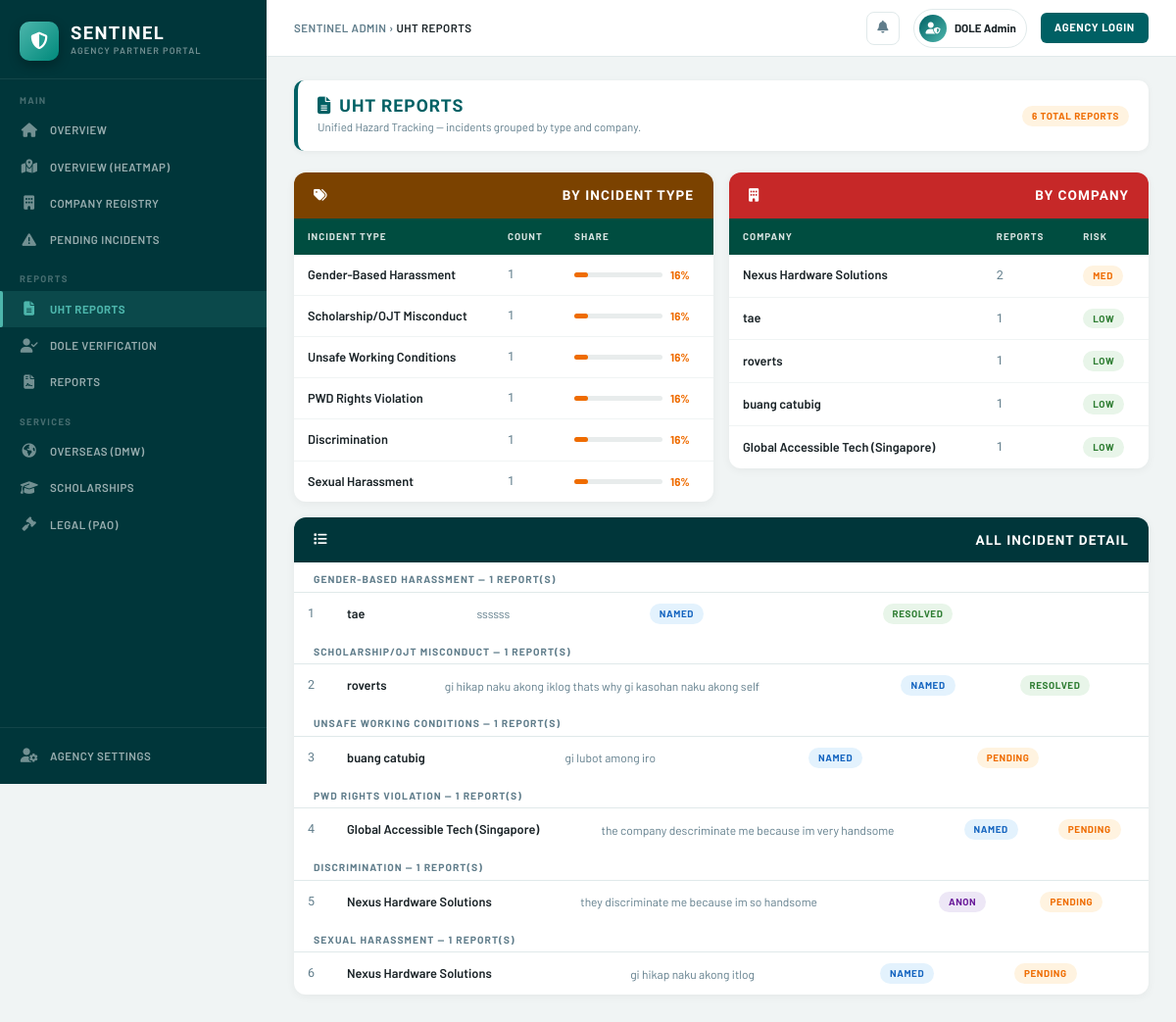
The app's page /admin/uht-reports with its own data.
### app.py (models this page shows)
class IncidentReport(db.Model):
    id            = db.Column(db.Integer, primary_key=True)
    incident_type = db.Column(db.String(100))
    company_name  = db.Column(db.String(100))
    description   = db.Column(db.Text)
    is_anonymous  = db.Column(db.Boolean, default=False)
    status        = db.Column(db.String(20), default='Pending')

### app.py (the view)
@app.route('/admin/uht-reports')
def admin_uht_reports():
    from collections import defaultdict
    all_reports = IncidentReport.query.all()
    grouped     = defaultdict(list)
    by_company  = defaultdict(int)
    for r in all_reports:
        grouped[r.incident_type or 'Unclassified'].append(r)
        by_company[r.company_name or 'Unknown'] += 1
    return render_template('admin/uht_reports.html',
                           grouped    = dict(grouped),
                           by_company = dict(by_company),
                           total      = len(all_reports))

### templates/admin/uht_reports.html (shortened to what this page needs)
{% extends 'admin.html' %}
{% block breadcrumb %}UHT REPORTS{% endblock %}
{% block content %}
<div class="page-header">
    <div class="page-header-inner">
        <div>
            <h1 class="page-title"><i class="fas fa-file-alt me-2"></i>UHT REPORTS</h1>
            <p class="page-subtitle">Unified Hazard Tracking — incidents grouped by type and company.</p>
        </div>
        <span class="pill pill-pending">{{ total }} Total Reports</span>
    </div>
</div>
<div class="row g-3 mb-3">
    <div class="col-md-6">
        <div class="s-card">
            <div class="s-card-header warning-hdr"><i class="fas fa-tags me-2"></i>BY INCIDENT TYPE</div>
            {% if grouped %}
            <table class="s-table">
                <thead>
                    <tr><th>INCIDENT TYPE</th><th>COUNT</th><th>SHARE</th></tr>
                </thead>
                <tbody>
                    {% for itype, items in grouped.items() %}
                    <tr>
                        <td style="font-weight:600;">{{ itype }}</td>
                        <td class="col-mono">{{ items|length }}</td>
                        <td>
                            <div class="score-wrap">
                                <div class="score-track" style="width:90px;">
                                    <div class="score-fill" style="width:{{ ((items|length / total) * 100)|int }}%;background:var(--orange);"></div>
                                </div>
                                <span class="score-val" style="color:var(--orange);">{{ ((items|length / total) * 100)|int }}%</span>
                            </div>
                        </td>
                    </tr>
                    {% endfor %}
                </tbody>
            </table>
            {% else %}
            <div class="empty-state"><i class="fas fa-file-alt"></i><p>No reports filed yet.</p></div>
            {% endif %}
        </div>
    </div>
    <div class="col-md-6">
        <div class="s-card">
            <div class="s-card-header danger-hdr"><i class="fas fa-building me-2"></i>BY COMPANY</div>
            {% if by_company %}
            <table class="s-table">
                <thead>
                    <tr><th>COMPANY</th><th>REPORTS</th><th>RISK</th></tr>
                </thead>
                <tbody>
                    {% for company, count in by_company.items()|sort(attribute='1', reverse=True) %}
                    <tr>
                        <td style="font-weight:600;">{{ company }}</td>
                        <td class="col-mono">{{ count }}</td>
                        <td>
                            {% if count >= 3 %}
                                <span class="pill pill-banned">HIGH</span>
                            {% elif count == 2 %}
                                <span class="pill pill-pending">MED</span>
                            {% else %}
                                <span class="pill pill-resolved">LOW</span>
                            {% endif %}
                        </td>
                    </tr>
                    {% endfor %}
                </tbody>
            </table>
            {% else %}
            <div class="empty-state"><i class="fas fa-building"></i><p>No company data yet.</p></div>
            {% endif %}
        </div>
    </div>
</div>
<div class="s-card">
    <div class="s-card-header"><i class="fas fa-list me-2"></i>ALL INCIDENT DETAIL</div>
    {% if grouped %}
    {% for itype, items in grouped.items() %}
    <div style="padding:10px 20px 4px;font-size:.65rem;font-weight:700;letter-spacing:.1em;color:var(--text-muted);text-transform:uppercase;border-bottom:1px solid var(--border);">
        {{ itype }} — {{ items|length }} report(s)
    </div>
    <table class="s-table" style="margin-bottom:0;">
        <tbody>
            {% for inc in items %}
            <tr>
                <td class="col-mono" style="width:40px;">{{ inc.id }}</td>
                <td style="font-weight:600;">{{ inc.company_name or '—' }}</td>
                <td style="font-size:.75rem;color:var(--text-muted);max-width:320px;white-space:normal;">{{ inc.description[:100] }}{% if inc.description and inc.description|length > 100 %}…{% endif %}</td>
                <td><span class="pill {% if inc.is_anonymous %}pill-anon{% else %}pill-named{% endif %}">{% if inc.is_anonymous %}ANON{% else %}NAMED{% endif %}</span></td>
                <td>
                    <span class="pill {% if inc.status == 'Resolved' %}pill-resolved{% elif inc.status == 'Archived' %}pill-archived{% else %}pill-pending{% endif %}">
                        {{ inc.status }}
                    </span>
                </td>
            </tr>
            {% endfor %}
        </tbody>
    </table>
    {% endfor %}
    {% else %}
    <div class="empty-state"><i class="fas fa-file-alt"></i><p>No incident reports in the system.</p></div>
    {% endif %}
</div>
{% endblock %}

### templates/admin.html (style rules this page uses)
:root { --teal: #006064; --teal-dark: #00363a; --teal-mid: #004d40; --teal-light: #e0f2f1; --teal-accent: #4db6ac; --orange: #ef6c00; --orange-lt: #fff3e0; --red: #c62828; --red-lt: #ffebee; --green: #2e7d32; --green-lt: #e8f5e9; --yellow: #f9a825; --text: #1a2327; --text-muted: #607d8b; --border: #e0e9ea; --bg: #f0f4f4; --white: #ffffff; --sidebar-w: 272px; }
*, *::before, *::after { box-sizing: border-box; margin: 0; padding: 0; }
body { font-family: 'Barlow', sans-serif; background: var(--bg); color: var(--text); display: flex; min-height: 100vh; overflow-x: hidden; }
.page-header { margin-bottom: 22px; }
.page-header-inner { background: var(--white); border-radius: 10px; padding: 16px 20px; border-left: 4px solid var(--teal); display: flex; align-items: center; justify-content: space-between; box-shadow: 0 1px 6px rgba(0,0,0,.05); }
.page-title { font-family: 'Barlow Condensed', sans-serif; font-size: 1.1rem; font-weight: 800; letter-spacing: .06em; color: var(--teal); margin: 0; }
.page-subtitle { font-size: .72rem; color: var(--text-muted); margin: 2px 0 0; }
.s-card { background: var(--white); border-radius: 12px; box-shadow: 0 2px 10px rgba(0,0,0,.05); overflow: hidden; }
.s-card-header { background: var(--teal-dark); color: #fff; padding: 13px 20px; font-family: 'Barlow Condensed', sans-serif; font-size: .85rem; font-weight: 700; letter-spacing: .08em; display: flex; align-items: center; justify-content: space-between; }
.s-card-header.danger-hdr { background: var(--red); }
.s-card-header.warning-hdr { background: #7b4200; }
.s-table { width: 100%; border-collapse: collapse; }
.s-table thead tr { background: #004d40; }
.s-table thead th { font-size: .62rem; font-weight: 700; letter-spacing: .1em; text-transform: uppercase; color: rgba(255,255,255,.85); padding: 11px 14px; white-space: nowrap; border: none; }
.s-table tbody td { padding: 11px 14px; font-size: .8rem; border-bottom: 1px solid #f0f4f4; vertical-align: middle; }
.s-table tbody tr:last-child td { border-bottom: none; }
.s-table .col-mono { font-family: 'Barlow Condensed', sans-serif; font-size: .78rem; color: var(--text-muted); }
.pill { display: inline-flex; align-items: center; gap: 4px; padding: 3px 10px; border-radius: 20px; font-size: .62rem; font-weight: 700; letter-spacing: .06em; text-transform: uppercase; }
.pill-pending { background: var(--orange-lt); color: var(--orange); }
.pill-resolved { background: var(--green-lt); color: var(--green); }
.pill-anon { background: #ede7f6; color: #6a1b9a; }
.pill-named { background: #e3f2fd; color: #1565c0; }
.score-wrap { display: flex; align-items: center; gap: 8px; }
.score-track { width: 72px; height: 5px; background: #e8ecec; border-radius: 3px; flex-shrink: 0; }
.score-fill { height: 100%; border-radius: 3px; transition: width .4s; }
.score-val { font-size: .72rem; font-weight: 700; }

### records on screen
IncidentReport: incident_type "Gender-Based Harassment", items "1", value "16", company_name "tae", id "1", shows "LOW", incident_type "GENDER-BASED HARASSMENT", description "ssssss", is_anonymous "NAMED", status "RESOLVED"
IncidentReport: incident_type "Scholarship/OJT Misconduct", items "1", value "16", company_name "roverts", count "1", shows "LOW", incident_type "SCHOLARSHIP/OJT MISCONDUCT", id "2", description "gi hikap naku akong iklog thats why gi kasohan naku akong self", is_anonymous "NAMED", status "RESOLVED"
IncidentReport: incident_type "Unsafe Working Conditions", items "1", value "16", company_name "buang catubig", count "1", shows "LOW", incident_type "UNSAFE WORKING CONDITIONS", id "3", description "gi lubot among iro", is_anonymous "NAMED", status "PENDING"
IncidentReport: incident_type "PWD Rights Violation", items "1", value "16", company_name "Global Accessible Tech (Singapore)", count "1", shows "LOW", incident_type "PWD RIGHTS VIOLATION", id "4", description "the company descriminate me because im very handsome", is_anonymous "NAMED", status "PENDING"
IncidentReport: incident_type "Discrimination", items "1", value "16", company_name "Nexus Hardware Solutions", count "2", shows "MED", incident_type "DISCRIMINATION", id "5", description "they discriminate me because im so handsome", is_anonymous "ANON", status "PENDING"
IncidentReport: incident_type "Sexual Harassment", items "1", value "16", incident_type "SEXUAL HARASSMENT", id "6", company_name "Nexus Hardware Solutions", description "gi hikap naku akong itlog", is_anonymous "NAMED", status "PENDING"

### other values on screen
{{ total }} "6"
